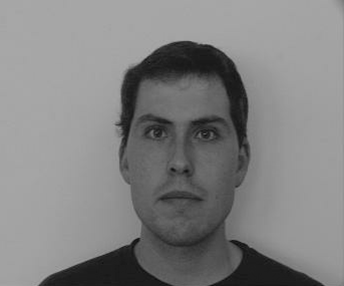
%> input picture S7_23052025/man_face.png, 344 x 286 px
$ octave Ex7_5.m   (GNU Octave 9; MATLAB toolbox functions it lacks are replaced by stand-ins)
%> lines starting %> are read from the running program, lines starting %| are printed output that depends on the picture; in (x1, y1, x2, y2) boxes, pixels count from 0 and x2, y2 are one past the last pixel; in counts of white or black regions, pixels touching at a corner belong together; the program's own positions count from 1
% Smaill Hole Ẻmoval úing
clear, clc, close all;
%%%%%%%%%%%%%%%%%%%%%%%%%%%%%%%%%%%%%%%%
pkg load image;

%load test image
img = imread('man_face.png');
%> img is the input picture: size 286x344 uint8; min 13, max 171, mean 129.8

% binarize the input image
BW = img < 112; %manual thresthold
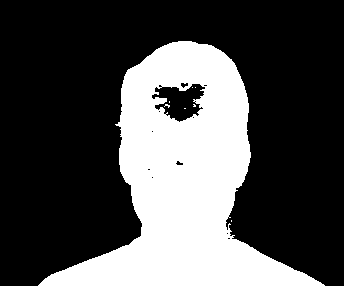
%> BW: size 286x344 logical; 30.4% white; 8 white regions (7 under 20 px), largest, box (x1, y1, x2, y2) and area: (38, 41, 325, 286) 29843

% perform closing
se = strel('square', 22);
img_dilated = imdilate(BW, se); % dilation first
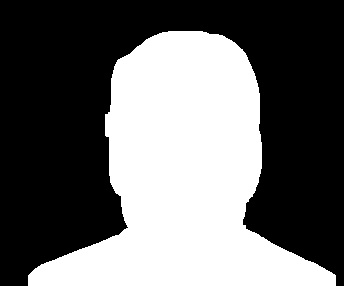
%> img_dilated: size 286x344 logical; 41.1% white; 1 white region, box (x1, y1, x2, y2) and area: (28, 31, 336, 286) 40416
img_closed = imerode(img_dilated, se);
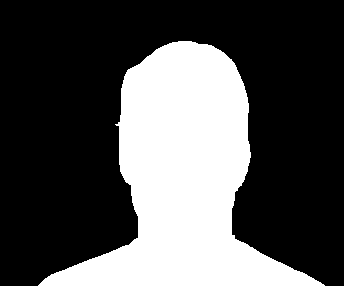
%> img_closed: size 286x344 logical; 31.8% white; 1 white region, box (x1, y1, x2, y2) and area: (38, 41, 325, 286) 31288
img_diff = img_closed - BW;
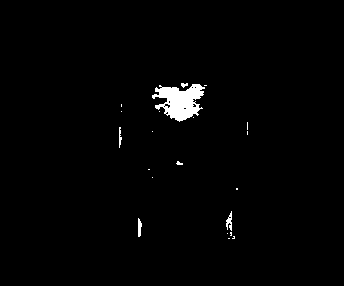
%> img_diff: size 286x344 double; values 0 (black) and 1 (white), 1.4% white; 21 white regions (16 under 20 px), largest, box (x1, y1, x2, y2) and area: (152, 84, 205, 122) 1170, (226, 211, 232, 231) 67, (138, 218, 142, 237) 56, (119, 127, 122, 148) 39, (181, 83, 188, 88) 23

%plot images
FS = 15;
figure(1), clf;
subplot(2,2,1), imshow(BW), title('Binary Image', "fontsize", FS);
subplot(2,2,2), imshow(img_dilated), title('Dilation Image', "fontsize", FS);
subplot(2,2,3), imshow(img_closed), title('Close Image', "fontsize", FS);
subplot(2,2,4), imshow(img_diff), title('Different Image', "fontsize", FS);
saveas(1, 'Closing Image.jpg');
